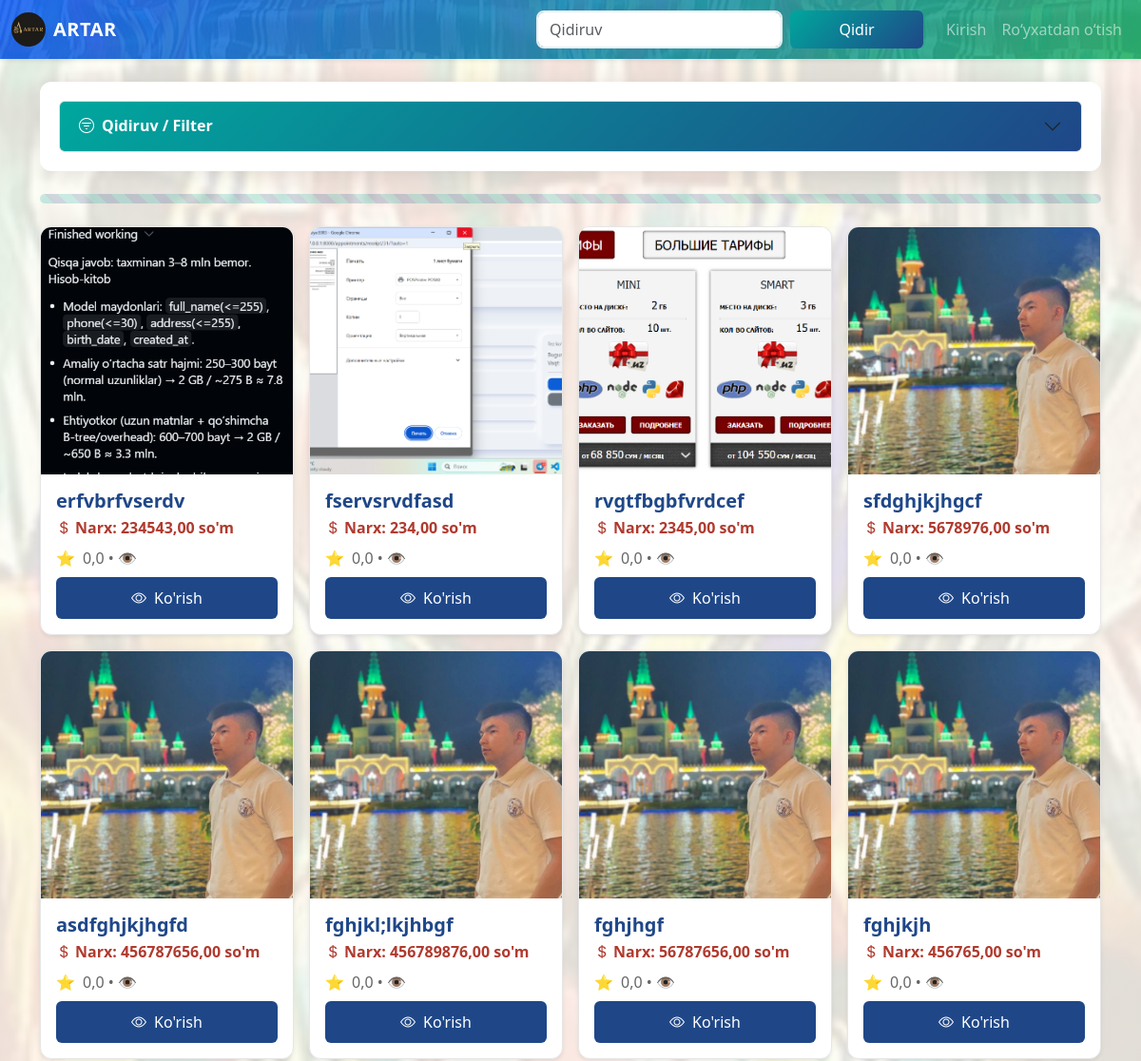
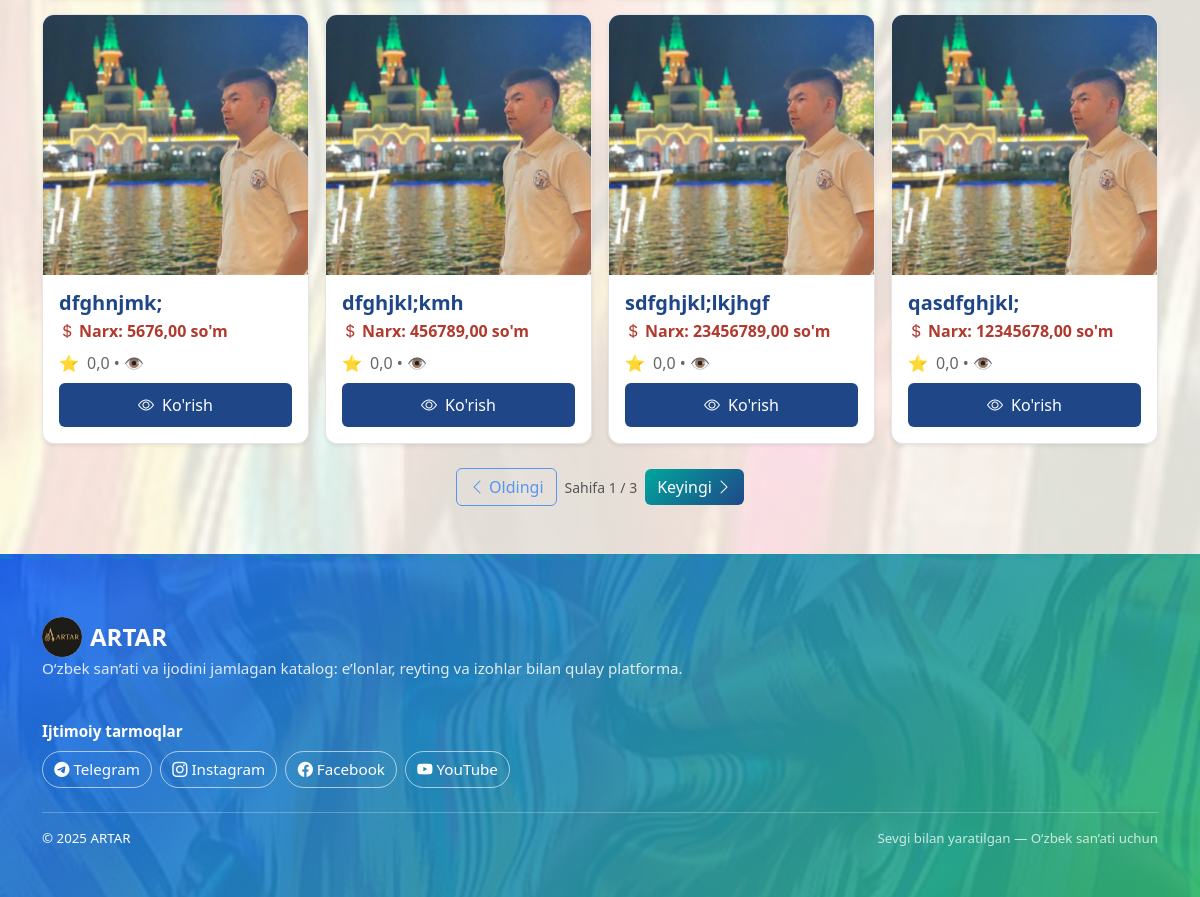
The app's page /, older data (2 pictures, top to bottom).
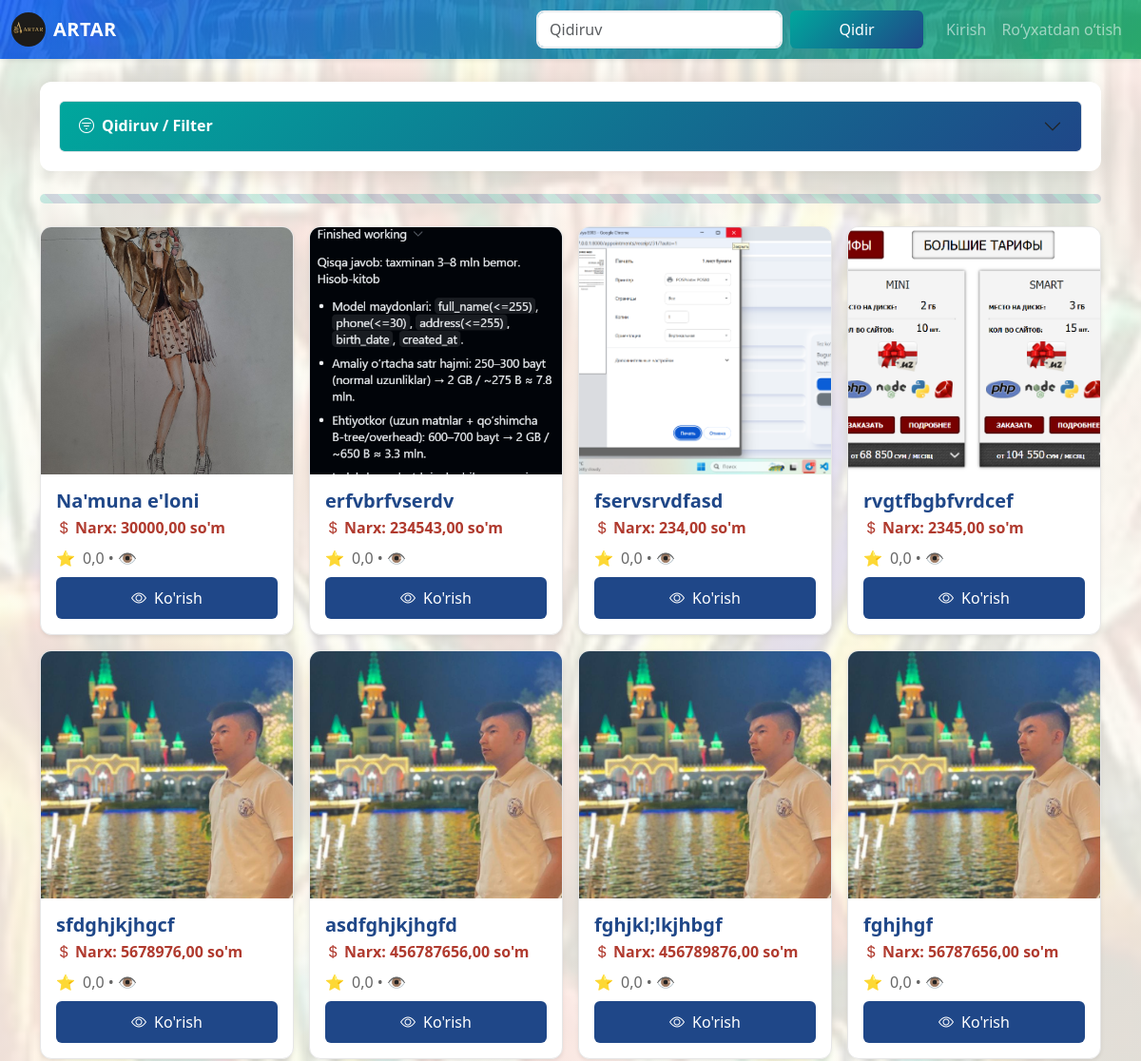
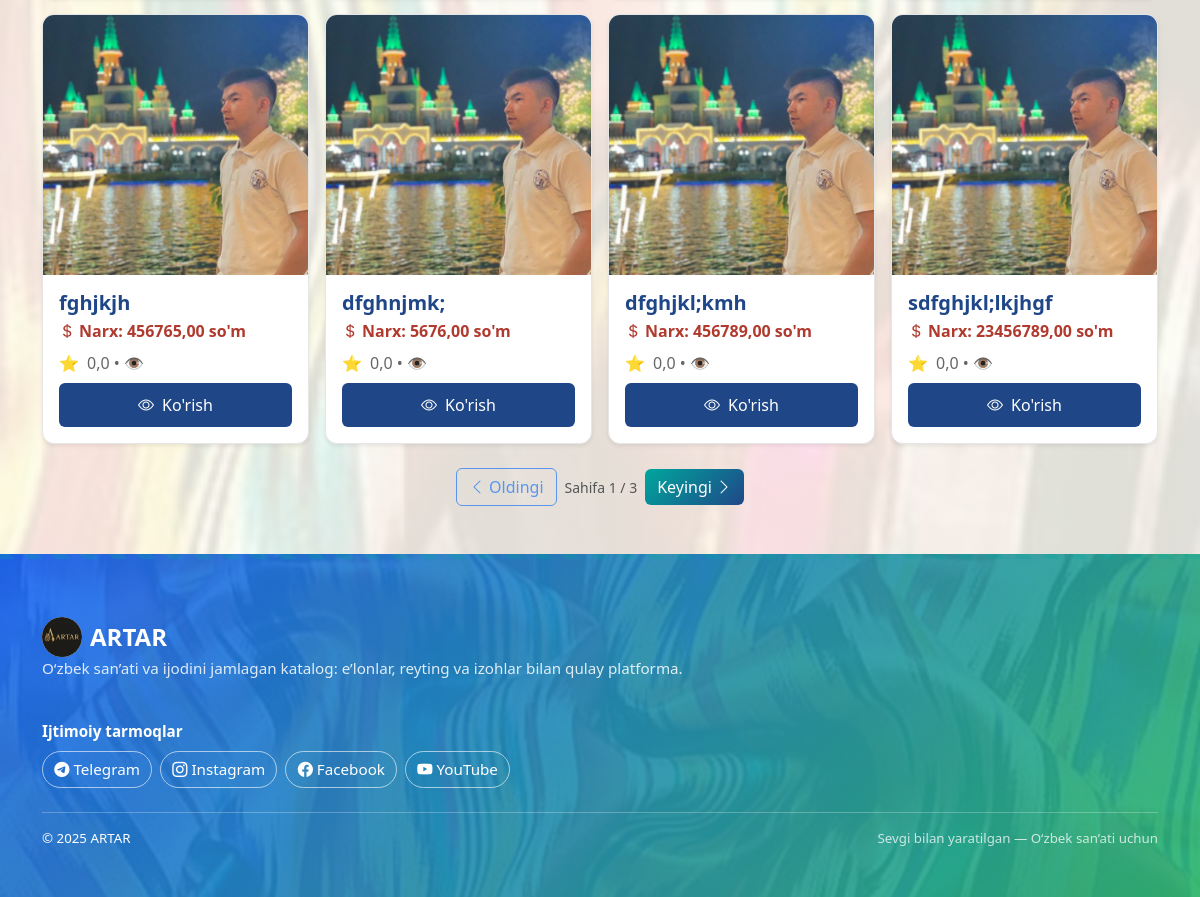
The same page, newer data (2 pictures, top to bottom).
### catalog/models.py (models this page shows, shortened)
class Artwork(models.Model):
    author = models.ForeignKey(User, on_delete=models.CASCADE, related_name='artworks')
    title = models.CharField(max_length=200)
    slug = models.SlugField(max_length=220, unique=True, blank=True)
    description = models.TextField(blank=True)
    price = models.DecimalField(max_digits=12, decimal_places=2, validators=[MinValueValidator(0)])
    contact = models.CharField(max_length=255)
    category = models.ForeignKey(Category, on_delete=models.SET_NULL, null=True, related_name='artworks')
    created = models.DateTimeField(auto_now_add=True)
    updated = models.DateTimeField(auto_now=True)
    class Meta:
        ordering = ['-created']
        indexes = [models.Index(fields=['slug'])]
    @property
    def first_image(self):
        img = self.images.order_by('id').first()
        return img.image.url if img and img.image else None

class ArtworkImage(models.Model):
    artwork = models.ForeignKey(Artwork, on_delete=models.CASCADE, related_name='images')
    image = models.ImageField(upload_to=artwork_image_upload_to)
    order = models.PositiveIntegerField(default=0)
    class Meta:
        ordering = ['order', 'id']

### catalog/views.py (the view, shortened to what this page needs)
# urls.py: path('', views.home_view, name='home'),
def home_view(request):
    Listing = _get_model('catalog', [
        'Art', 'Artwork', 'ArtItem', 'Product', 'Item', 'Listing', 'Ad', 'Announcement', 'Elon'
    ])
    Category = _get_model('catalog', ['Category', 'ArtCategory', 'ProductCategory'])
    if Listing is None:
        return render(request, 'catalog/home.html', {
            'page_obj': Paginator([], 12).get_page(1),
            'categories': Category.objects.all() if Category else [],
        })
    qs = Listing.objects.all()
    field_names = {f.name for f in Listing._meta.get_fields() if isinstance(f, models.Field)}
    if 'id' in field_names:
        qs = qs.order_by('-id')
    elif 'created_at' in field_names:
        qs = qs.order_by('-created_at')
    elif 'date' in field_names:
        qs = qs.order_by('-date')
    params = request.GET
    title = params.get('title')
    if title:
        if 'title' in field_names:
            qs = qs.filter(title__icontains=title)
        elif 'name' in field_names:
            qs = qs.filter(name__icontains=title)
    cat = params.get('category')
    mn = params.get('min_price')
    if mn:
        for pfield in ('price', 'amount', 'cost'):
            if pfield in field_names:
                qs = qs.filter(**{f'{pfield}__gte': mn})
                break
    mx = params.get('max_price')
    if mx:
        for pfield in ('price', 'amount', 'cost'):
            if pfield in field_names:
                qs = qs.filter(**{f'{pfield}__lte': mx})
                break
    order = params.get('order_by')
    paginator = Paginator(qs, 12)
    page_number = request.GET.get('page') or 1
    page_obj = paginator.get_page(page_number)
    context = {
        'page_obj': page_obj,
        'categories': Category.objects.all() if Category else [],
    }
    return render(request, 'catalog/home.html', context)

### catalog/context_processors.py (called while the page is built)
def nav_categories(request):
    return {"nav_categories": Category.objects.all()}

### catalog/views.py (called while the page is built)
def _get_model(app_label: str, candidates):
    for name in candidates:
        try:
            return apps.get_model(app_label, name)
        except LookupError:
            continue
    return None

### templates/catalog/home.html (shortened to what this page needs)
{% extends 'base.html' %}
{% load static %}
{% block content %}
<link rel="stylesheet" href="{% static 'css/uzbek.css' %}">
<link rel="stylesheet" href="https://cdn.jsdelivr.net/npm/bootstrap-icons@1.11.3/font/bootstrap-icons.css">
<div class="accordion mb-3 filter-section uzbek-card" id="searchAccordion">
  <div class="accordion-item">
    <h2 class="accordion-header" id="headingOne">
      <button class="accordion-button collapsed uzbek-accordion-btn" type="button" data-bs-toggle="collapse" data-bs-target="#collapseOne" aria-expanded="false" aria-controls="collapseOne">
        <i class="bi bi-filter-circle me-2"></i>Qidiruv / Filter
      </button>
    </h2>
  </div>
</div>
<div class="uzbek-separator my-4"></div>
<div id="cardsGrid" class="row g-3">
  {% if page_obj %}
    {% for art in page_obj.paginator.object_list %}
      <div class="col-6 col-sm-6 col-md-4 col-lg-3 card-item">
        <div class="product-card h-100 shadow-sm uzbek-product-card">
          {% if art.first_image %}
          <img src="{{ art.first_image }}" class="card-img-top cover" alt="{{ art.title }}" loading="lazy">
          {% else %}
          <div class="placeholder-bg uzbek-placeholder">
            <i class="bi bi-image me-2"></i>ARTAR
          </div>
          {% endif %}
          <div class="card-body d-flex flex-column p-3">
            <div class="d-flex justify-content-between align-items-center mb-1">
              <h5 class="card-title mb-0 text-truncate uzbek-title" title="{{ art.title }}">{{ art.title }}</h5>
            </div>
            <div class="mb-2 price uzbek-price">
              <i class="bi bi-currency-dollar me-1"></i>Narx: <strong>{{ art.price }}</strong> so'm
            </div>
            <div class="mb-2 product-rating uzbek-rating">
              <span class="rating-stars">⭐</span> {{ art.avg_rating|default:0|floatformat:1 }} • 👁️ {{ art.views_count }}
            </div>
            <a href="{% url 'catalog:detail' art.slug %}" class="btn btn-gradient view-btn mt-auto">
              <i class="bi bi-eye me-2"></i>Ko'rish
            </a>
          </div>
        </div>
      </div>
    {% endfor %}
  {% endif %}
</div>
<div class="d-flex justify-content-center align-items-center gap-2 my-4">
  <button id="prevPage" class="btn btn-outline-primary">
    <i class="bi bi-chevron-left me-1"></i>Oldingi
  </button>
  <span id="pageIndicator" class="text-muted small"></span>
  <button id="nextPage" class="btn btn-gradient">
    Keyingi<i class="bi bi-chevron-right ms-1"></i>
  </button>
</div>
{% endblock %}

Row changes from the older to the newer data that the page shows:
no longer on this page (row unchanged): Artwork: first_image (picture), title "qasdfghjkl;", price "12345678,00", avg_rating "0,0"
added Artwork: first_image (picture), title "Na'muna e'loni", price "30000,00", avg_rating "0,0"
